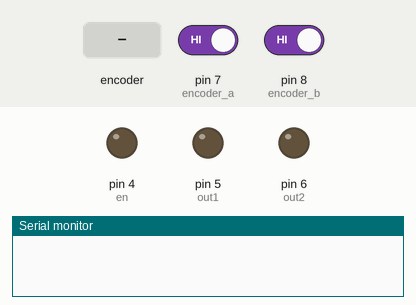
Bench run of a sketch on a simulated Arduino Uno, built with avr-gcc and run on an emulated ATmega328P. Shown: output pins drawn as LEDs (lit = HIGH), the last lines printed to the serial monitor. Inputs (shaded band) come from the test bench; at power-on: pin 7 (encoder_a) HIGH, pin 8 (encoder_b) HIGH.

Above: at 0.01 s.
At 1.2 s:
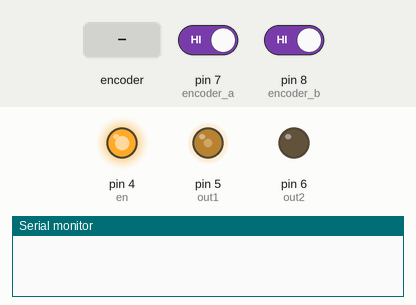
1.3 s: rotary encoder on pin 7 (encoder_a) / pin 8 (encoder_b) turned 1 step (first pin leading)
At 2.4 s:
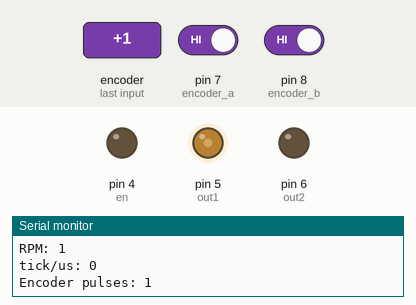
Timing chart, 0 to 10.5 s (numbered marks = the images above; inputs shaded):
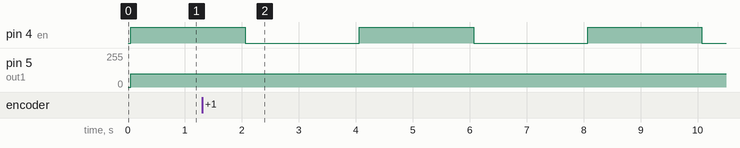

The sketch:

Enocder_test.ino
```cpp
#include "PinChangeInterrupt.h"

#include <PWMFreak.h>
int pins_9_10 = 9;  // timer 1
int timer1_div = 1;
int en = 4;
int out1 = 5;
int out2 = 6;

unsigned long t_start = micros(); //us
const int encoder_a = 7; // Pin 3
const int encoder_b = 8; // Pin 5
int encoder_pulse_counter = 0;
int direction = 1;
unsigned int dt_theory = 50000; // 10000us = 10ms
bool swap = false;
int swap_counter = 0;

void encoderPinChangeA()
{
    encoder_pulse_counter += 1;
    direction = digitalRead(encoder_a) == digitalRead(encoder_b) ? -1 : 1;
}

void encoderPinChangeB()
{
    encoder_pulse_counter += 1;
    direction = digitalRead(encoder_a) != digitalRead(encoder_b) ? -1 : 1;
}

void setup()
{
    Serial.begin(115200);
    pinMode(encoder_a, INPUT_PULLUP);
    pinMode(encoder_b, INPUT_PULLUP);
    attachPCINT(digitalPinToPCINT(encoder_a), encoderPinChangeA, CHANGE);
    attachPCINT(digitalPinToPCINT(encoder_b), encoderPinChangeB, CHANGE);

    pinMode(out1, OUTPUT);
    pinMode(out2, OUTPUT);
    pinMode(en, OUTPUT);
    setPwmFrequency(pins_9_10, timer1_div); // timer 1

}

void loop()
{
  if((micros() - t_start) >= dt_theory)
  {
    if(swap)
    {
      digitalWrite(en, LOW);
      analogWrite(out1, 100);
      analogWrite(out2, 0);
    }
    else
    {
      digitalWrite(en, HIGH);
      analogWrite(out1, 100);
      analogWrite(out2, 0);
    }

    unsigned long rpm = (60000*encoder_pulse_counter/(dt_theory/1000)) /1008;
    unsigned long tick_per_10ms = 0;
    if(encoder_pulse_counter > 0)
    {
      tick_per_10ms = encoder_pulse_counter/(dt_theory/10000);
      Serial.print("RPM: ");
      Serial.println(long(direction*rpm));
      Serial.print("tick/us: ");
      Serial.println(tick_per_10ms);
      Serial.print("Encoder pulses: ");
      Serial.println(encoder_pulse_counter);
    }
    encoder_pulse_counter = 0; // Clear variable just before counting again
    t_start = micros();
    swap_counter++;
  }
  if(swap_counter >= 40)
  {
    swap_counter = 0;
    swap = !swap;
  }
}
```

Measured:
- by itself, pin 4 (en): alternates HIGH for 2.0 s and LOW for 2.0 s
